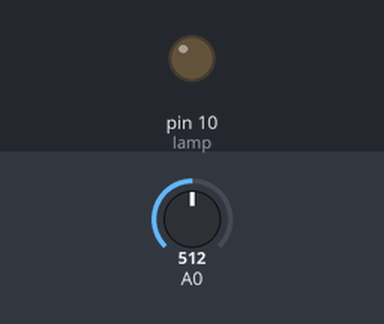
A sketch run on a simulated Arduino Uno, built with avr-gcc and run on an emulated ATmega328P. On the bench: output pins drawn as LEDs (lit = HIGH). Inputs (shaded band) come from the test bench; at power-on: A0 = 512.

Above: at 1.2 s.
1.3 s: A0 set to 110
2.8 s: A0 set to 93
At 3.3 s:
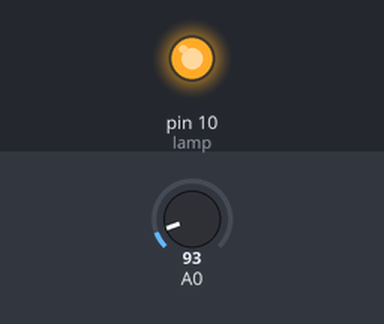
4.3 s: A0 set to 122
At 5.5 s:
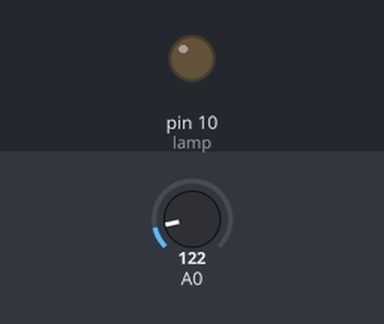
5.8 s: A0 set to 90
At 6.8 s:
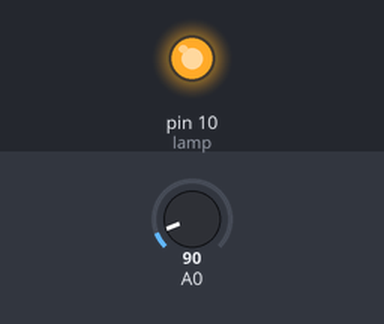
Timing chart, 0 to 8.3 s (numbered marks = the images above; inputs shaded):
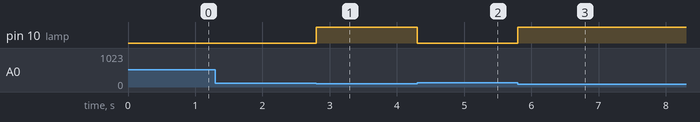

The sketch:

Lab_Driver-3.ino
```cpp
byte lamp = 10;

void setup() {
  pinMode(lamp,OUTPUT);
  digitalWrite(lamp,0);

}

void loop() {
  unsigned int light = analogRead(A0);//0-1023
  if(light < 100){
    digitalWrite(lamp,1);
  }else{
    digitalWrite(lamp,0);
  }


}
```

Measured:
- the behaviour switches between 100 and 99 on A0 (found by bisection; images 0 and 1)
- after the input at 1.3 s, every drawn part: stays the same
- after the input at 2.8 s, pin 10 (lamp): LOW → HIGH at once
- after the input at 4.3 s, pin 10 (lamp): HIGH → LOW at once
- after the input at 5.8 s, pin 10 (lamp): LOW → HIGH at once
